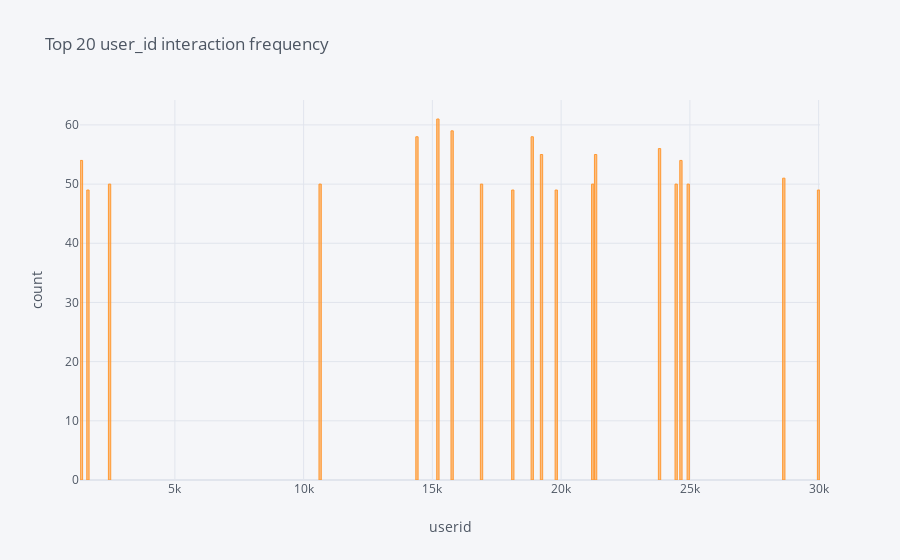

This figure's notebook cell:
### Code cell
combined_df.user_id.value_counts()[:20].iplot(kind='bar',title='Top 20 user_id interaction frequency',xTitle='userid',yTitle='count')

### Figure 1 — Plotly figure (JSON) as saved in the notebook; plotly's stock layout.template omitted (floating-point values rounded to 4 significant figures)
{"data": [{"marker": {"color": "rgba(255, 153, 51, 0.6)", "line": {"color": "rgba(255, 153, 51, 1.0)", "width": 1}}, "name": "user_id", "orientation": "v", "text": "", "type": "bar", "x": [15214, 15767, 14401, 18878, 23822, 19238, 21339, 1372, 24652, 28647, 24936, 21227, 2464, 16909, 24468, 10641, 19811, 29997, 1624, 18123], "y": [61, 59, 58, 58, 56, 55, 55, 54, 54, 51, 50, 50, 50, 50, 50, 50, 49, 49, 49, 49]}], "layout": {"legend": {"bgcolor": "#F5F6F9", "font": {"color": "#4D5663"}}, "paper_bgcolor": "#F5F6F9", "plot_bgcolor": "#F5F6F9", "title": {"font": {"color": "#4D5663"}, "text": "Top 20 user_id interaction frequency"}, "xaxis": {"gridcolor": "#E1E5ED", "showgrid": true, "tickfont": {"color": "#4D5663"}, "title": {"font": {"color": "#4D5663"}, "text": "userid"}, "zerolinecolor": "#E1E5ED"}, "yaxis": {"gridcolor": "#E1E5ED", "showgrid": true, "tickfont": {"color": "#4D5663"}, "title": {"font": {"color": "#4D5663"}, "text": "count"}, "zerolinecolor": "#E1E5ED"}}}
